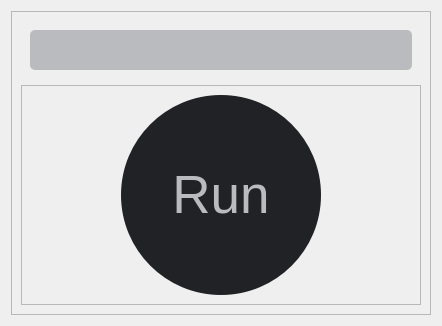
                  <widget class="QWidget" name="page_home">
                   <layout class="QVBoxLayout" name="verticalLayout_22">
                    <item>
                     <widget class="QFrame" name="frame_home">
                      <property name="frameShape">
                       <enum>QFrame::StyledPanel</enum>
                      </property>
                      <property name="frameShadow">
                       <enum>QFrame::Raised</enum>
                      </property>
                      <layout class="QVBoxLayout" name="verticalLayout_24">
                       <item alignment="Qt::AlignVCenter">
                        <widget class="QFrame" name="frame_search">
                         <property name="sizePolicy">
                          <sizepolicy hsizetype="Expanding" vsizetype="Expanding">
                           <horstretch>0</horstretch>
                           <verstretch>0</verstretch>
                          </sizepolicy>
                         </property>
                         <property name="minimumSize">
                          <size>
                           <width>400</width>
                           <height>0</height>
                          </size>
                         </property>
                         <property name="maximumSize">
                          <size>
                           <width>16777215</width>
                           <height>16777215</height>
                          </size>
                         </property>
                         <property name="layoutDirection">
                          <enum>Qt::LeftToRight</enum>
                         </property>
                         <property name="frameShape">
                          <enum>QFrame::NoFrame</enum>
                         </property>
                         <property name="frameShadow">
                          <enum>QFrame::Raised</enum>
                         </property>
                         <layout class="QVBoxLayout" name="verticalLayout_26">
                          <item alignment="Qt::AlignVCenter">
                           <widget class="QTextEdit" name="text_search">
                            <property name="sizePolicy">
                             <sizepolicy hsizetype="Expanding" vsizetype="Expanding">
                              <horstretch>0</horstretch>
                              <verstretch>0</verstretch>
                             </sizepolicy>
                            </property>
                            <property name="minimumSize">
                             <size>
                              <width>0</width>
                              <height>0</height>
                             </size>
                            </property>
                            <property name="maximumSize">
                             <size>
                              <width>16777215</width>
                              <height>40</height>
                             </size>
                            </property>
                            <property name="font">
                             <font>
                              <pointsize>16</pointsize>
                             </font>
                            </property>
                            <property name="styleSheet">
                             <string notr="true">background-color: rgb(185, 187, 190);
border-radius: 5px;</string>
                            </property>
                            <property name="frameShape">
                             <enum>QFrame::NoFrame</enum>
                            </property>
                            <property name="lineWrapMode">
                             <enum>QTextEdit::NoWrap</enum>
                            </property>
                           </widget>
                          </item>
                         </layout>
                        </widget>
                       </item>
                       <item>
                        <widget class="QFrame" name="frame_run">
                         <property name="frameShape">
                          <enum>QFrame::StyledPanel</enum>
                         </property>
                         <property name="frameShadow">
                          <enum>QFrame::Raised</enum>
                         </property>
                         <layout class="QVBoxLayout" name="verticalLayout_27">
                          <item alignment="Qt::AlignHCenter|Qt::AlignVCenter">
                           <widget class="QPushButton" name="button_run">
                            <property name="minimumSize">
                             <size>
                              <width>200</width>
                              <height>200</height>
                             </size>
                            </property>
                            <property name="font">
                             <font>
                              <family>Segoe UI</family>
                              <pointsize>40</pointsize>
                             </font>
                            </property>
                            <property name="styleSheet">
                             <string notr="true">QPushButton{
background-color: rgb(32, 34, 37);
color: rgb(185, 187, 190);
border-radius: 100px;
}
QPushButton:hover{
	background-color: rgb(41, 43, 47);
}
QPushButton:pressed{
	background-color: rgb(32, 42, 47);
}</string>
                            </property>
                            <property name="text">
                             <string>Run</string>
                            </property>
                           </widget>
                          </item>
                         </layout>
                        </widget>
                       </item>
                      </layout>
                     </widget>
                    </item>
                   </layout>
                  </widget>
